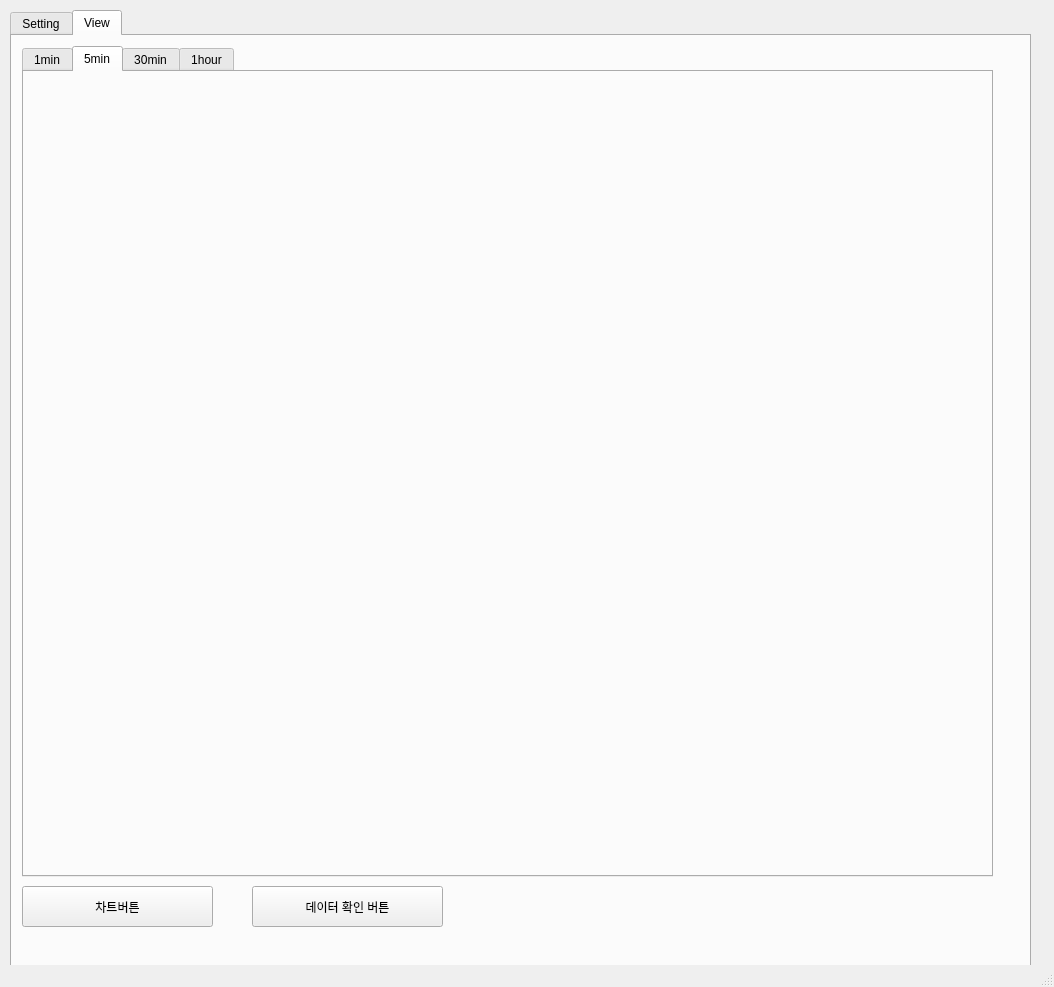
<?xml version="1.0" encoding="UTF-8"?>
<ui version="4.0">
 <class>MainWindow</class>
 <widget class="QMainWindow" name="MainWindow">
  <property name="geometry">
   <rect>
    <x>0</x>
    <y>0</y>
    <width>1054</width>
    <height>987</height>
   </rect>
  </property>
  <property name="sizePolicy">
   <sizepolicy hsizetype="Preferred" vsizetype="Preferred">
    <horstretch>0</horstretch>
    <verstretch>0</verstretch>
   </sizepolicy>
  </property>
  <property name="windowTitle">
   <string>MainWindow</string>
  </property>
  <widget class="QWidget" name="centralwidget">
   <widget class="QTabWidget" name="tabWidget">
    <property name="geometry">
     <rect>
      <x>10</x>
      <y>10</y>
      <width>1021</width>
      <height>991</height>
     </rect>
    </property>
    <property name="currentIndex">
     <number>1</number>
    </property>
    <widget class="QWidget" name="tab">
     <attribute name="title">
      <string>Setting</string>
     </attribute>
     <widget class="QPushButton" name="testtradingbtn">
      <property name="geometry">
       <rect>
        <x>310</x>
        <y>460</y>
        <width>191</width>
        <height>41</height>
       </rect>
      </property>
      <property name="text">
       <string>테스트 거래 시작</string>
      </property>
     </widget>
     <widget class="QPushButton" name="livetradingstartbtn">
      <property name="geometry">
       <rect>
        <x>70</x>
        <y>460</y>
        <width>191</width>
        <height>41</height>
       </rect>
      </property>
      <property name="text">
       <string>실시간 거래 시작</string>
      </property>
     </widget>
     <widget class="QTabWidget" name="tabWidget_2">
      <property name="geometry">
       <rect>
        <x>10</x>
        <y>10</y>
        <width>971</width>
        <height>441</height>
       </rect>
      </property>
      <property name="currentIndex">
       <number>0</number>
      </property>
      <widget class="QWidget" name="tab_5">
       <attribute name="title">
        <string>Strategy</string>
       </attribute>
       <widget class="QGroupBox" name="groupBox">
        <property name="geometry">
         <rect>
          <x>10</x>
          <y>10</y>
          <width>481</width>
          <height>401</height>
         </rect>
        </property>
        <property name="title">
         <string/>
        </property>
        <widget class="QLabel" name="label">
         <property name="geometry">
          <rect>
           <x>10</x>
           <y>10</y>
           <width>64</width>
           <height>15</height>
          </rect>
         </property>
         <property name="text">
          <string>전략</string>
         </property>
        </widget>
        <widget class="QComboBox" name="strategylistcombo">
         <property name="geometry">
          <rect>
           <x>70</x>
           <y>10</y>
           <width>161</width>
           <height>22</height>
          </rect>
         </property>
        </widget>
        <widget class="QComboBox" name="minutecombo">
         <property name="geometry">
          <rect>
           <x>70</x>
           <y>50</y>
           <width>131</width>
           <height>22</height>
          </rect>
         </property>
        </widget>
        <widget class="QLabel" name="label_2">
         <property name="geometry">
          <rect>
           <x>10</x>
           <y>50</y>
           <width>64</width>
           <height>15</height>
          </rect>
         </property>
         <property name="text">
          <string>분봉</string>
         </property>
        </widget>
        <widget class="QPushButton" name="strategyaddbtn">
         <property name="geometry">
          <rect>
           <x>40</x>
           <y>360</y>
           <width>93</width>
           <height>28</height>
          </rect>
         </property>
         <property name="text">
          <string>전략 추가</string>
         </property>
        </widget>
        <widget class="QPushButton" name="strategydelbtn">
         <property name="geometry">
          <rect>
           <x>150</x>
           <y>360</y>
           <width>93</width>
           <height>28</height>
          </rect>
         </property>
         <property name="text">
          <string>전략 제거</string>
         </property>
        </widget>
        <widget class="QPushButton" name="checkstrategybtn">
         <property name="geometry">
          <rect>
           <x>270</x>
           <y>360</y>
           <width>93</width>
           <height>28</height>
          </rect>
         </property>
         <property name="text">
          <string>전략 확인</string>
         </property>
        </widget>
       </widget>
       <widget class="QListWidget" name="strategylist">
        <property name="geometry">
         <rect>
          <x>625</x>
          <y>10</y>
          <width>331</width>
          <height>401</height>
         </rect>
        </property>
       </widget>
      </widget>
      <widget class="QWidget" name="tab_6">
       <attribute name="title">
        <string>Trader</string>
       </attribute>
      </widget>
      <widget class="QWidget" name="tab_7">
       <attribute name="title">
        <string>Log</string>
       </attribute>
      </widget>
     </widget>
    </widget>
    <widget class="QWidget" name="tab_2">
     <attribute name="title">
      <string>View</string>
     </attribute>
     <widget class="QLabel" name="statuslabel">
      <property name="geometry">
       <rect>
        <x>470</x>
        <y>860</y>
        <width>491</width>
        <height>31</height>
       </rect>
      </property>
      <property name="text">
       <string/>
      </property>
     </widget>
     <widget class="QPushButton" name="chartbtn">
      <property name="geometry">
       <rect>
        <x>10</x>
        <y>850</y>
        <width>191</width>
        <height>41</height>
       </rect>
      </property>
      <property name="text">
       <string>차트버튼</string>
      </property>
     </widget>
     <widget class="QTabWidget" name="chartTabwidget">
      <property name="geometry">
       <rect>
        <x>10</x>
        <y>10</y>
        <width>971</width>
        <height>831</height>
       </rect>
      </property>
      <property name="currentIndex">
       <number>1</number>
      </property>
      <widget class="QWidget" name="tab_3">
       <attribute name="title">
        <string>1min</string>
       </attribute>
       <widget class="QWidget" name="chartWidget1" native="true">
        <property name="geometry">
         <rect>
          <x>0</x>
          <y>0</y>
          <width>961</width>
          <height>391</height>
         </rect>
        </property>
       </widget>
      </widget>
      <widget class="QWidget" name="tab_4">
       <attribute name="title">
        <string>5min</string>
       </attribute>
       <widget class="QWidget" name="chartWidget2" native="true">
        <property name="geometry">
         <rect>
          <x>0</x>
          <y>0</y>
          <width>961</width>
          <height>391</height>
         </rect>
        </property>
       </widget>
       <widget class="QWidget" name="chartWidget5" native="true">
        <property name="geometry">
         <rect>
          <x>0</x>
          <y>400</y>
          <width>961</width>
          <height>391</height>
         </rect>
        </property>
       </widget>
      </widget>
      <widget class="QWidget" name="tab_9">
       <attribute name="title">
        <string>30min</string>
       </attribute>
       <widget class="QWidget" name="chartWidget4" native="true">
        <property name="geometry">
         <rect>
          <x>0</x>
          <y>0</y>
          <width>961</width>
          <height>391</height>
         </rect>
        </property>
       </widget>
      </widget>
      <widget class="QWidget" name="tab_8">
       <attribute name="title">
        <string>1hour</string>
       </attribute>
       <widget class="QWidget" name="chartWidget3" native="true">
        <property name="geometry">
         <rect>
          <x>0</x>
          <y>0</y>
          <width>961</width>
          <height>391</height>
         </rect>
        </property>
       </widget>
      </widget>
     </widget>
     <widget class="QPushButton" name="checkdatabtn">
      <property name="geometry">
       <rect>
        <x>240</x>
        <y>850</y>
        <width>191</width>
        <height>41</height>
       </rect>
      </property>
      <property name="text">
       <string>데이터 확인 버튼</string>
      </property>
     </widget>
    </widget>
   </widget>
  </widget>
  <widget class="QMenuBar" name="menubar">
   <property name="geometry">
    <rect>
     <x>0</x>
     <y>0</y>
     <width>1054</width>
     <height>26</height>
    </rect>
   </property>
  </widget>
  <widget class="QStatusBar" name="statusbar"/>
 </widget>
 <resources/>
 <connections/>
</ui>
